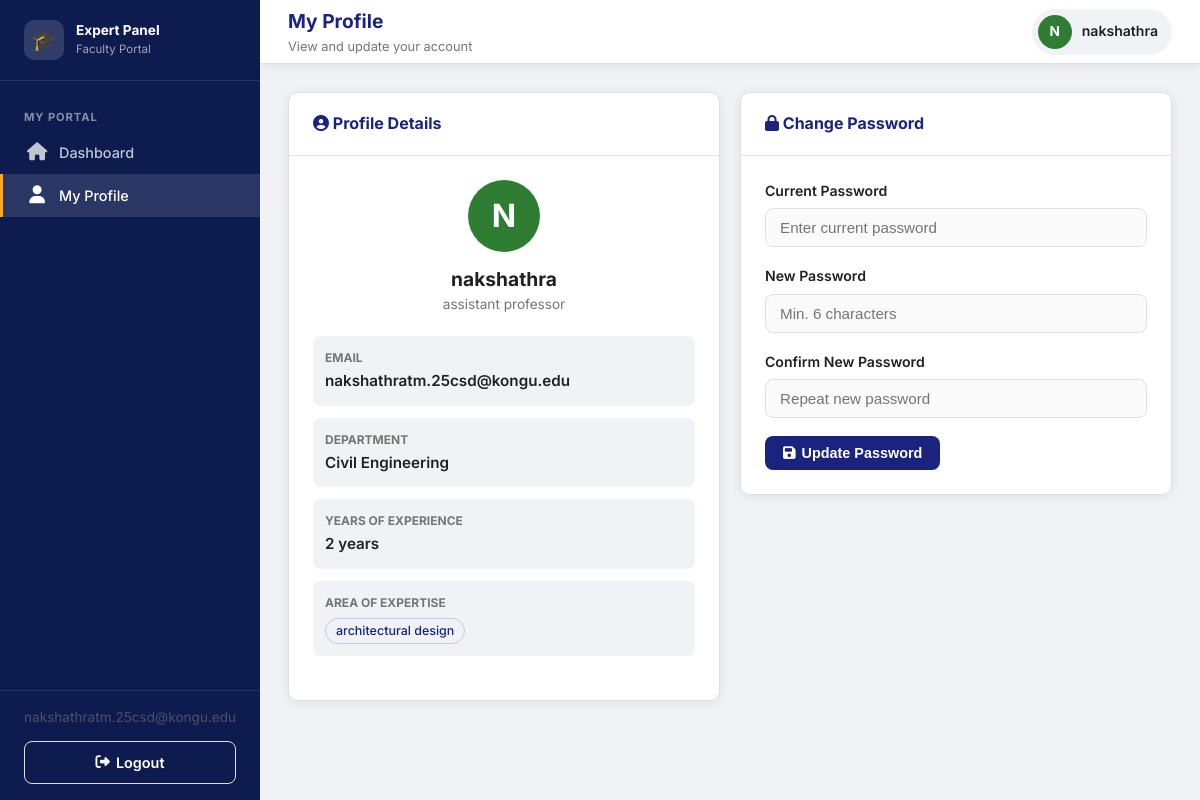
The page /faculty/profile (signed in) on the database its author committed.
### models.py (models this page shows, shortened)
class Faculty(UserMixin, db.Model):
    __tablename__ = "faculty"
    id = db.Column(db.Integer, primary_key=True)
    name = db.Column(db.String(150), nullable=False)
    email = db.Column(db.String(120), unique=True, nullable=False)
    designation = db.Column(db.String(100))
    years_of_experience = db.Column(db.Integer, default=0)
    area_of_expertise = db.Column(db.Text)  # comma-separated tags
    department_id = db.Column(db.Integer, db.ForeignKey("departments.id"), nullable=False)
    password_hash = db.Column(db.String(256))  # set only after acceptance
    is_active = db.Column(db.Boolean, default=True)
    created_at = db.Column(db.DateTime, default=lambda: datetime.now(timezone.utc))
    department = db.relationship("Department", back_populates="faculty")
    requests = db.relationship("PanelRequest", back_populates="faculty", lazy="dynamic")
    @property
    def expertise_list(self) -> list[str]:
        if not self.area_of_expertise:
            return []
        return [e.strip() for e in self.area_of_expertise.split(",") if e.strip()]

class Department(db.Model):
    __tablename__ = "departments"
    id = db.Column(db.Integer, primary_key=True)
    name = db.Column(db.String(150), unique=True, nullable=False)
    short_code = db.Column(db.String(20), unique=True, nullable=False)
    created_at = db.Column(db.DateTime, default=lambda: datetime.now(timezone.utc))
    faculty = db.relationship("Faculty", back_populates="department", lazy="dynamic")
    courses = db.relationship("Course", back_populates="department", lazy="dynamic")

### routes/faculty_routes.py (the view)
@faculty_bp.route("/profile")
@login_required
@faculty_only
def profile():
    faculty = current_user._get_current_object()
    return render_template("faculty/profile.html", faculty=faculty)

### app.py (called while the page is built)
@login_manager.user_loader
def load_user(user_id: str):
    if user_id.startswith("admin-"):
        return Admin.query.get(int(user_id.split("-", 1)[1]))
    elif user_id.startswith("faculty-"):
        return Faculty.query.get(int(user_id.split("-", 1)[1]))
    return None

### routes/faculty_routes.py (called while the page is built)
def faculty_only(f):
    from functools import wraps
    @wraps(f)
    def decorated(*args, **kwargs):
        if not current_user.is_authenticated or not isinstance(
            current_user._get_current_object(), Faculty
        ):
            flash("Please log in as a faculty member.", "danger")
            return redirect(url_for("faculty.login"))
        return f(*args, **kwargs)
    return decorated

### templates/faculty/profile.html (shortened to what this page needs)
{% extends "faculty/base_faculty.html" %}
{% block page_title %}My Profile{% endblock %}
{% block page_subtitle %}View and update your account{% endblock %}
{% block content %}
<div style="display:grid;grid-template-columns:1fr 1fr;gap:20px;align-items:start;">
  <div class="card">
    <div class="card-header"><h3><i class="fas fa-user-circle"></i> Profile Details</h3></div>
    <div class="card-body">
      <div style="text-align:center;margin-bottom:20px;">
        <div class="user-avatar"
             style="width:72px;height:72px;font-size:2rem;margin:0 auto 12px;background:var(--success);">
          {{ faculty.name[0].upper() }}
        </div>
        <h2 style="font-size:1.2rem;">{{ faculty.name }}</h2>
        <p class="text-muted text-sm">{{ faculty.designation or 'Faculty Member' }}</p>
      </div>
      <div class="info-grid" style="grid-template-columns:1fr;">
        <div class="info-item">
          <div class="info-label">Email</div>
          <div class="info-value">{{ faculty.email }}</div>
        </div>
        <div class="info-item">
          <div class="info-label">Department</div>
          <div class="info-value">{{ faculty.department.name }}</div>
        </div>
        <div class="info-item">
          <div class="info-label">Years of Experience</div>
          <div class="info-value">{{ faculty.years_of_experience }} years</div>
        </div>
        <div class="info-item">
          <div class="info-label">Area of Expertise</div>
          <div class="info-value">
            <div class="tag-list mt-1">
              {% for tag in faculty.expertise_list %}
                <span class="tag">{{ tag }}</span>
              {% else %}
                <span class="text-muted">Not specified</span>
              {% endfor %}
            </div>
          </div>
        </div>
      </div>
    </div>
  </div>
  <div class="card">
    <div class="card-header"><h3><i class="fas fa-lock"></i> Change Password</h3></div>
    <div class="card-body">
      <form method="POST" action="{{ url_for('faculty.change_password') }}">
        <div class="form-group">
          <label>Current Password</label>
          <input type="password" name="current_password" class="form-control" required
                 placeholder="Enter current password">
        </div>
        <div class="form-group">
          <label>New Password</label>
          <input type="password" name="new_password" class="form-control" required
                 placeholder="Min. 6 characters" minlength="6">
        </div>
        <div class="form-group">
          <label>Confirm New Password</label>
          <input type="password" name="confirm_password" class="form-control" required
                 placeholder="Repeat new password">
        </div>
        <button type="submit" class="btn btn-primary">
          <i class="fas fa-save"></i> Update Password
        </button>
      </form>
    </div>
  </div>
</div>
{% endblock %}

### templates/faculty/base_faculty.html (shortened to what this page needs)
<!DOCTYPE html>
<html lang="en">
<head>
  <link rel="stylesheet" href="https://cdnjs.cloudflare.com/ajax/libs/font-awesome/6.5.0/css/all.min.css">
  <link rel="stylesheet" href="{{ url_for('static', filename='css/style.css') }}">
</head>
<body>
<div class="layout">
  <aside class="sidebar">
    <div class="sidebar-brand">
      <div class="brand-icon">🎓</div>
      <div>
        <div class="brand-text">Expert Panel</div>
        <div class="brand-sub">Faculty Portal</div>
      </div>
    </div>
    <nav class="sidebar-nav">
      <div class="nav-section-label">My Portal</div>
      <a href="{{ url_for('faculty.dashboard') }}" class="nav-item">
        <i class="nav-icon fas fa-home"></i> Dashboard
      </a>
      <a href="{{ url_for('faculty.profile') }}" class="nav-item">
        <i class="nav-icon fas fa-user"></i> My Profile
      </a>
    </nav>
    <div class="sidebar-footer">
      <div class="text-sm text-muted mb-2" style="opacity:0.6;">
        {{ current_user.email if current_user.is_authenticated else '' }}
      </div>
      <a href="{{ url_for('faculty.logout') }}" class="btn btn-outline" style="width:100%;justify-content:center;">
        <i class="fas fa-sign-out-alt"></i> Logout
      </a>
    </div>
  </aside>
  <div class="main-content">
    <div class="topbar">
      <div class="topbar-left">
        <h1>{% block page_title %}Dashboard{% endblock %}</h1>
        <p>{% block page_subtitle %}{% endblock %}</p>
      </div>
      <div class="topbar-right">
        <div class="user-badge">
          <div class="user-avatar" style="background:var(--success);">
            {{ current_user.name[0].upper() if current_user.is_authenticated else 'F' }}
          </div>
          <span class="user-name">{{ current_user.name if current_user.is_authenticated else 'Faculty' }}</span>
        </div>
      </div>
    </div>
    <div class="page-content">
      {% block content %}{% endblock %}
    </div>
  </div>
</div>
</body>
</html>

### rows shown on the page
Faculty: is_active+email "nakshathratm.25csd@kongu.edu", is_active+name "N", is_active+name "nakshathra", name "N", name "nakshathra", designation "assistant professor", email "nakshathratm.25csd@kongu.edu", years_of_experience "2", area_of_expertise "architectural design"
Department: department.name "Civil Engineering"
